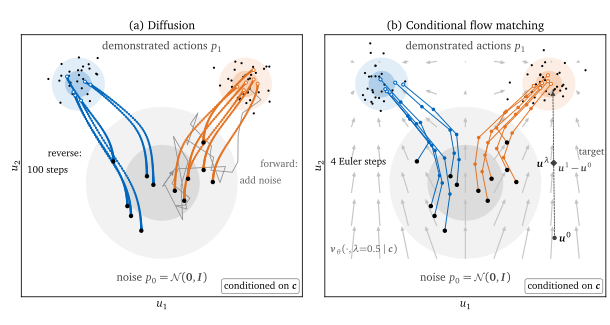

The script that saved this image:
"""Generate Figure 2.3 (fig:diffusion-vs-fm): diffusion vs. conditional flow matching.

Two-dimensional toy action space with a Gaussian source p0 = N(0, I) and a bimodal
data distribution p1 (two Gaussian clusters). Both models are exact, not sketched:

(a) Diffusion: variance-preserving SDE with a linear beta schedule. The score of the
    noised Gaussian mixture is analytic, so the reverse SDE is integrated with
    Euler-Maruyama over many steps. One forward noising path is shown dashed.
(b) Conditional flow matching: the minimizer of the flow-matching loss for the
    straight-line path x^l = (1-l) x0 + l x1 is E[x1 - x0 | x^l = x], which is
    analytic for a Gaussian mixture. Trajectories use a few explicit Euler steps.

Run from the thesis folder:  python figures/diffusion_vs_flow_matching.py
"""
import sys
from pathlib import Path

import matplotlib as mpl
import matplotlib.pyplot as plt
import numpy as np
from matplotlib.patches import Ellipse

OUT = Path(__file__).with_suffix(".pdf")

mpl.rcParams.update({
    "text.usetex": True,
    "text.latex.preamble": (
        r"\usepackage[T1]{fontenc}"
        r"\usepackage{amsmath}"
        r"\usepackage[expert,charter,cal=cmcal]{mathdesign}"
        r"\renewcommand{\vec}[1]{\boldsymbol{#1}}"
    ),
    "font.family": "serif",
    "font.size": 8.5,
    "axes.linewidth": 0.6,
})

# --- toy problem -------------------------------------------------------------
MU = np.array([[-2.2, 2.6], [2.2, 2.6]])   # data modes
S = 0.35                                   # data std per mode
PI = np.array([0.5, 0.5])                  # mode weights
BLUE, ORANGE, GRAY = "#0065BD", "#E37222", "#7F7F7F"
MODE_COLORS = [BLUE, ORANGE]

# Seeds chosen for a legible layout: endpoints near the modes, six per mode, and a
# forward noising path that stays inside the frame. The models themselves are exact.
rng = np.random.default_rng(17)
rng_fwd = np.random.default_rng(378)
rng_demo = np.random.default_rng(0)
N_TRAJ = 12
x_start = rng.standard_normal((200, 2))
x_start = x_start[np.linalg.norm(x_start, axis=1) < 1.8][:N_TRAJ]  # bulk of p0, shared by both panels


def gmm_posterior(x, means, var):
    """Mode responsibilities w_k(x) for isotropic Gaussian components."""
    d2 = ((x[:, None, :] - means[None]) ** 2).sum(-1)          # (N, K)
    logw = np.log(PI)[None] - 0.5 * d2 / var[None] - np.log(var)[None]
    logw -= logw.max(1, keepdims=True)
    w = np.exp(logw)
    return w / w.sum(1, keepdims=True)


# --- (a) diffusion: VP-SDE ---------------------------------------------------
B0, B1 = 0.1, 20.0
beta = lambda t: B0 + t * (B1 - B0)
alpha = lambda t: np.exp(-0.5 * (B0 * t + 0.5 * (B1 - B0) * t**2))


def score(x, t):
    a = alpha(t)
    means = a * MU
    var = np.full(len(MU), a**2 * S**2 + 1.0 - a**2)
    w = gmm_posterior(x, means, var)
    return -(w[:, :, None] * (x[:, None, :] - means[None]) / var[None, :, None]).sum(1)


N_DIFF = 100
ts = np.linspace(1.0, 1e-3, N_DIFF + 1)
x = x_start.copy()
diff_paths = [x.copy()]
for t0, t1 in zip(ts[:-1], ts[1:]):  # probability-flow ODE of the VP-SDE, integrated backward
    dt = t0 - t1
    b = beta(t0)
    x = x + 0.5 * b * (x + score(x, t0)) * dt
    diff_paths.append(x.copy())
diff_paths = np.stack(diff_paths, 1)                            # (N, steps, 2)

# forward noising of one demonstrated action (stochastic, coarser grid for legibility)
ts_fwd = np.linspace(1e-3, 1.0, 31)
x_fwd = (MU[1] + S * np.array([0.3, -0.2]))[None]
fwd_path = [x_fwd.copy()]
for t0, t1 in zip(ts_fwd[:-1], ts_fwd[1:]):
    dt = t1 - t0
    b = beta(t0)
    x_fwd = x_fwd - 0.5 * b * x_fwd * dt + np.sqrt(b * dt) * rng_fwd.standard_normal(x_fwd.shape)
    fwd_path.append(x_fwd.copy())
fwd_path = np.concatenate(fwd_path, 0)


# --- (b) conditional flow matching: exact marginal velocity field ------------
def velocity(x, lam):
    a, b = 1.0 - lam, lam
    means = b * MU
    var_s = a**2 + b**2 * S**2
    w = gmm_posterior(x, means, np.full(len(MU), var_s))
    cov = b * S**2 - a                                           # Cov(x1 - x0, x^l) per dim
    v_k = MU[None] + (cov / var_s) * (x[:, None, :] - means[None])
    return (w[:, :, None] * v_k).sum(1)


N_FM = 4
lams = np.linspace(0.0, 1.0, N_FM + 1)
x = x_start.copy()
fm_paths = [x.copy()]
for l0, l1 in zip(lams[:-1], lams[1:]):
    x = x + (l1 - l0) * velocity(x, l0)
    fm_paths.append(x.copy())
fm_paths = np.stack(fm_paths, 1)


def end_mode(paths):
    return np.argmin(((paths[:, -1, None, :] - MU[None]) ** 2).sum(-1), 1)


# --- plotting ----------------------------------------------------------------
def draw_densities(ax):
    for r, alph in [(2.0, 0.10), (1.0, 0.18)]:
        ax.add_patch(Ellipse((0, 0), 2 * r, 2 * r, color=GRAY, alpha=alph, lw=0, zorder=0))
    for k, c in enumerate(MODE_COLORS):
        for r, alph in [(2.0, 0.12), (1.0, 0.22)]:
            ax.add_patch(Ellipse(MU[k], 2 * r * S, 2 * r * S, color=c, alpha=alph, lw=0, zorder=0))
    demos = MU[rng_demo.integers(0, 2, 60)] + S * rng_demo.standard_normal((60, 2))
    ax.scatter(*demos.T, s=2.5, c="k", lw=0, zorder=1)
    ax.text(0, -2.35, r"noise $p_0=\mathcal{N}(\vec{0},\boldsymbol{I})$", ha="center", va="top", color="#404040")
    ax.text(0, 3.45, r"demonstrated actions $p_1$", ha="center", va="bottom", color="#404040")


def setup(ax, title):
    ax.set_xlim(-3.7, 3.7)
    ax.set_ylim(-3.0, 3.9)
    ax.set_aspect("equal")
    ax.set_xticks([])
    ax.set_yticks([])
    ax.set_xlabel(r"$u_1$", labelpad=1)
    ax.set_ylabel(r"$u_2$", labelpad=1)
    ax.set_title(title, fontsize=9, pad=4)
    ax.text(3.55, -2.85, r"conditioned on $\vec{c}$", ha="right", va="bottom", fontsize=7.5,
            bbox=dict(boxstyle="round,pad=0.25", fc="white", ec=GRAY, lw=0.5))


fig, (ax_d, ax_f) = plt.subplots(1, 2, figsize=(6.1, 3.25))
fig.subplots_adjust(left=0.035, right=0.995, bottom=0.05, top=0.93, wspace=0.08)

# (a) diffusion
setup(ax_d, r"(a) Diffusion")
draw_densities(ax_d)
ax_d.plot(*fwd_path.T, lw=0.6, color="#909090", zorder=2)
ax_d.annotate("", xy=fwd_path[-1], xytext=fwd_path[-2],
              arrowprops=dict(arrowstyle="-|>", lw=0.6, color="#909090", mutation_scale=7))
ax_d.text(2.05, 0.3, r"forward:\\add noise", ha="left", va="center", fontsize=7.5, color="#606060")
for p, k in zip(diff_paths, end_mode(diff_paths)):
    ax_d.plot(*p.T, lw=0.6, color=MODE_COLORS[k], marker="o", ms=0.7, zorder=3)
    ax_d.plot(*p[0], "o", ms=2.2, color="k", zorder=4)
    ax_d.plot(*p[-1], "o", ms=2.2, mfc="white", mec=MODE_COLORS[k], mew=0.7, zorder=4)
ax_d.text(-3.55, 0.55, rf"reverse:\\{N_DIFF} steps", ha="left", va="center", fontsize=7.5)

# (b) flow matching
setup(ax_f, r"(b) Conditional flow matching")
draw_densities(ax_f)
gx, gy = np.meshgrid(np.linspace(-3.0, 3.0, 9), np.linspace(-2.0, 3.2, 7))
grid = np.stack([gx.ravel(), gy.ravel()], 1)
v = velocity(grid, 0.5)
ax_f.quiver(*grid.T, *v.T, color="#C4C4C4", angles="xy", scale_units="xy", scale=9.0,
            width=0.004, headwidth=3.5, headlength=4, zorder=1)
ax_f.text(-3.55, -1.75, r"$\vec{v}_\theta(\cdot,\lambda{=}0.5\mid\vec{c})$", ha="left", va="center",
          fontsize=7.5, color="#606060")
# one straight-line training pair (eq. fm-line)
u0, u1 = np.array([2.35, -1.45]), MU[1] + S * np.array([0.3, -0.3])
ax_f.annotate("", xy=u1, xytext=u0,
              arrowprops=dict(arrowstyle="-|>", ls=(0, (2, 1.5)), lw=0.6, color="#404040",
                              mutation_scale=7, shrinkA=0, shrinkB=2))
um = 0.5 * (u0 + u1)
ax_f.plot(*um, "D", ms=2.6, color="#404040", zorder=5)
ax_f.plot(*u0, "o", ms=2.2, color="#404040", zorder=5)
ax_f.text(um[0] - 0.12, um[1], r"$\vec{u}^{\lambda}$", ha="right", va="center", fontsize=8)
ax_f.text(u0[0] + 0.12, u0[1], r"$\vec{u}^{0}$", ha="left", va="center", fontsize=8)
ax_f.text(um[0] + 0.12, um[1] + 0.1, r"target\\$\vec{u}^{1}-\vec{u}^{0}$", ha="left", va="center",
          fontsize=7.5, color="#404040")
for p, k in zip(fm_paths, end_mode(fm_paths)):
    ax_f.plot(*p.T, lw=0.7, color=MODE_COLORS[k], marker="o", ms=1.6, zorder=3)
    ax_f.plot(*p[0], "o", ms=2.2, color="k", zorder=4)
    ax_f.plot(*p[-1], "o", ms=2.2, mfc="white", mec=MODE_COLORS[k], mew=0.7, zorder=4)
ax_f.text(-3.55, 0.55, rf"{N_FM} Euler steps", ha="left", va="center", fontsize=7.5)

fig.savefig(OUT)
if len(sys.argv) > 1:  # optional PNG preview path
    fig.savefig(sys.argv[1], dpi=200)
print(f"wrote {OUT}")


# --- 3-D version: generation time runs left to right --------------------------
# Axes: x = generation time (0 = noise, 1 = data), y = u_2, z = u_1. Each vertical
# slice is a copy of the 2-D action space at one point in time.
OUT_3D = OUT.with_name(OUT.stem + "_3d.pdf")
U1L, U2L = (-3.6, 3.6), (-2.8, 3.8)
N_CLOUD = 300
rng_cloud = np.random.default_rng(5)
cloud0 = rng_cloud.standard_normal((N_CLOUD, 2))
cloud1 = MU[rng_cloud.integers(0, 2, N_CLOUD)] + S * rng_cloud.standard_normal((N_CLOUD, 2))

# intermediate denoising samples: integrate a cloud of noise samples with the same sampler
DIFF_SLICES = [0, 25, 50, 75, 100]  # denoising steps shown as slices
x = cloud0.copy()
diff_cloud = {0: x.copy()}
for i, (t0, t1) in enumerate(zip(ts[:-1], ts[1:]), start=1):
    b = beta(t0)
    x = x + 0.5 * b * (x + score(x, t0)) * (t0 - t1)
    if i in DIFF_SLICES:
        diff_cloud[i] = x.copy()
diff_cloud_mode = end_mode(np.stack([cloud0, diff_cloud[N_DIFF]], 1))


def draw_slice(ax, t, label, fill="#F2F2F2"):
    yy, zz = np.meshgrid(U2L, U1L)
    ax.plot_surface(np.full_like(yy, t), yy, zz, color=fill, alpha=0.45, lw=0, shade=False)
    ax.plot([t] * 5, [U2L[0], U2L[1], U2L[1], U2L[0], U2L[0]], [U1L[0], U1L[0], U1L[1], U1L[1], U1L[0]],
            color="#B0B0B0", lw=0.5)
    ax.text(t, 0.5 * sum(U2L), U1L[1] + 0.4, label, ha="center", va="bottom", fontsize=7.5, color="#404040")


def draw_cloud(ax, t, pts, colors, s=1.2, alpha=0.55):
    ax.scatter(np.full(len(pts), t), pts[:, 1], pts[:, 0], s=s, c=colors, lw=0, alpha=alpha,
               depthshade=False)


def setup_3d(ax, title, xlabel, xticks, xticklabels):
    ax.set_xlim(0, 1)
    ax.set_ylim(*U2L)
    ax.set_zlim(*U1L)
    ax.set_box_aspect((3.2, 1.0, 1.0), zoom=2.0)
    ax.set_proj_type("ortho")
    ax.view_init(elev=12, azim=-74)
    ax.computed_zorder = False  # draw in call order
    ax.set_xticks(xticks)
    ax.set_xticklabels(xticklabels, fontsize=7.5)
    ax.tick_params(axis="x", pad=-3)
    ax.set_yticks([])
    ax.set_zticks([])
    ax.set_xlabel(xlabel, labelpad=-6)
    ax.set_ylabel(r"$u_2$", labelpad=-14)
    ax.set_zlabel(r"$u_1$", labelpad=-14)
    for axis in (ax.xaxis, ax.yaxis, ax.zaxis):
        axis.set_pane_color((1, 1, 1, 0))
        axis._axinfo["grid"]["linewidth"] = 0.0
    pos = ax.get_position(original=True)  # transAxes maps to the square 3-D viewport, so place labels in figure coords
    ax.figure.text(pos.x0 + 0.01, pos.y1 - 0.01, title, ha="left", va="top", fontsize=9)
    ax.figure.text(pos.x1 - 0.01, pos.y1 - 0.01, r"conditioned on $\vec{c}$", ha="right", va="top",
                   fontsize=7.5, bbox=dict(boxstyle="round,pad=0.25", fc="white", ec=GRAY, lw=0.5))


def draw_paths_3d(ax, paths, t, lw, ms):
    for p, k in zip(paths, end_mode(paths)):
        ax.plot(t, p[:, 1], p[:, 0], lw=lw, color=MODE_COLORS[k], marker="o", ms=ms)
        ax.plot(0.0, p[0, 1], p[0, 0], "o", ms=2.2, color="k")
        ax.plot(1.0, p[-1, 1], p[-1, 0], "o", ms=2.2, mfc="white", mec=MODE_COLORS[k], mew=0.7)


mode_rgb = np.array(MODE_COLORS)
fig3 = plt.figure(figsize=(6.1, 5.0))
ax3d = fig3.add_subplot(2, 1, 1, projection="3d")
ax3f = fig3.add_subplot(2, 1, 2, projection="3d")
fig3.subplots_adjust(left=0.0, right=1.0, bottom=0.0, top=1.0, hspace=0.0)

# (a) diffusion: x = fraction of the denoising iterations done
setup_3d(ax3d, r"(a) Diffusion", r"denoising step",
         [s / N_DIFF for s in DIFF_SLICES], [str(s) for s in DIFF_SLICES])
for s in DIFF_SLICES:
    t = s / N_DIFF
    label = r"noise $p_0$" if s == 0 else (r"data $p_1$" if s == N_DIFF else "")
    draw_slice(ax3d, t, label)
    colors = np.full(N_CLOUD, GRAY) if s == 0 else mode_rgb[diff_cloud_mode]
    draw_cloud(ax3d, t, diff_cloud[s], colors)
ax3d.plot(1.0 - ts_fwd, fwd_path[:, 1], fwd_path[:, 0], lw=0.6, color="#909090")
ax3d.text(0.88, 0.5 * sum(U2L), 3.4, r"forward: add noise", fontsize=7.5, color="#606060",
          ha="right", va="bottom")
draw_paths_3d(ax3d, diff_paths, np.linspace(0.0, 1.0, N_DIFF + 1), lw=0.6, ms=0.5)

# (b) flow matching: x = flow time lambda
setup_3d(ax3f, r"(b) Conditional flow matching", r"$\lambda$", list(lams), [f"{l:g}" for l in lams])
gq = np.stack([g.ravel() for g in np.meshgrid(np.linspace(-3.0, 3.0, 7), np.linspace(-2.2, 3.2, 6))], 1)
for lam in lams:
    if lam in (0.0, 1.0):
        draw_slice(ax3f, lam, r"noise $p_0$" if lam == 0.0 else r"data $p_1$")
        draw_cloud(ax3f, lam, cloud0 if lam == 0.0 else cloud1,
                   np.full(N_CLOUD, GRAY) if lam == 0.0 else mode_rgb[end_mode(np.stack([cloud1, cloud1], 1))])
    else:
        draw_slice(ax3f, lam, rf"$\vec{{v}}_\theta(\cdot,{lam:g}\mid\vec{{c}})$")
        vq = velocity(gq, lam) / 4.0
        ax3f.quiver(np.full(len(gq), lam), gq[:, 1], gq[:, 0], np.zeros(len(gq)), vq[:, 1], vq[:, 0],
                    color="#7A7A7A", lw=0.7, arrow_length_ratio=0.3)
# one straight-line training pair (eq. fm-line), straight in (lambda, u)
ax3f.plot([0.0, 1.0], [u0[1], u1[1]], [u0[0], u1[0]], ls=(0, (2, 1.5)), lw=0.8, color="#202020")
ax3f.plot(0.5, um[1], um[0], "D", ms=2.8, color="#202020")
ax3f.plot(0.0, u0[1], u0[0], "o", ms=2.4, color="#202020")
ax3f.text(0.5, um[1], um[0] + 0.3, r"$\vec{u}^{\lambda}$", fontsize=8, ha="center", va="bottom")
ax3f.text(0.0, u0[1], u0[0] + 0.3, r"$\vec{u}^{0}$", fontsize=8, ha="center", va="bottom")
draw_paths_3d(ax3f, fm_paths, lams, lw=0.8, ms=2.0)

# 3-D axes clip their artists to a square viewport; the wide box needs the full panel width
for ax in (ax3d, ax3f):
    for artist in ax.get_children():
        artist.set_clip_on(False)
fig3.savefig(OUT_3D)
if len(sys.argv) > 2:  # optional PNG preview path for the 3-D version
    fig3.savefig(sys.argv[2], dpi=200)
print(f"wrote {OUT_3D}")
